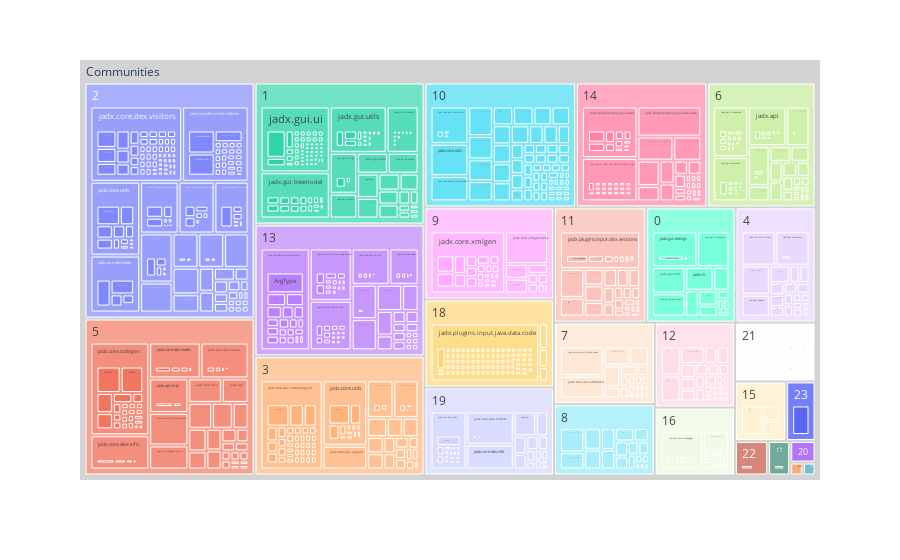

Here is the notebook cell this chart was saved with:
### Code cell
df = state.vertices_by_communities_prs
df["community"] = df.index.get_level_values("community")
fig = px.treemap(df, path=[px.Constant("Communities"), "community", "package", "class", "method"])
fig.update_traces(root_color="lightgrey")
fig.show()

### Figure 1 — Plotly figure (JSON) as saved in the notebook; plotly's stock layout.template omitted (floating-point values rounded to 4 significant figures; data arrays with more than 128 entries replaced by an {"elided": "..."} marker saying what was removed)
{"data": [{"branchvalues": "total", "domain": {"x": [0, 1], "y": [0, 1]}, "hovertemplate": "labels=%{label}<br>count=%{value}<br>parent=%{parent}<br>id=%{id}<extra></extra>", "ids": {"elided": "7659 str values"}, "labels": {"elided": "7659 str values"}, "name": "", "parents": {"elided": "7659 str values"}, "root": {"color": "lightgrey"}, "type": "treemap", "values": {"elided": "7659 int values"}}], "layout": {"legend": {"tracegroupgap": 0}, "margin": {"t": 60}}}
